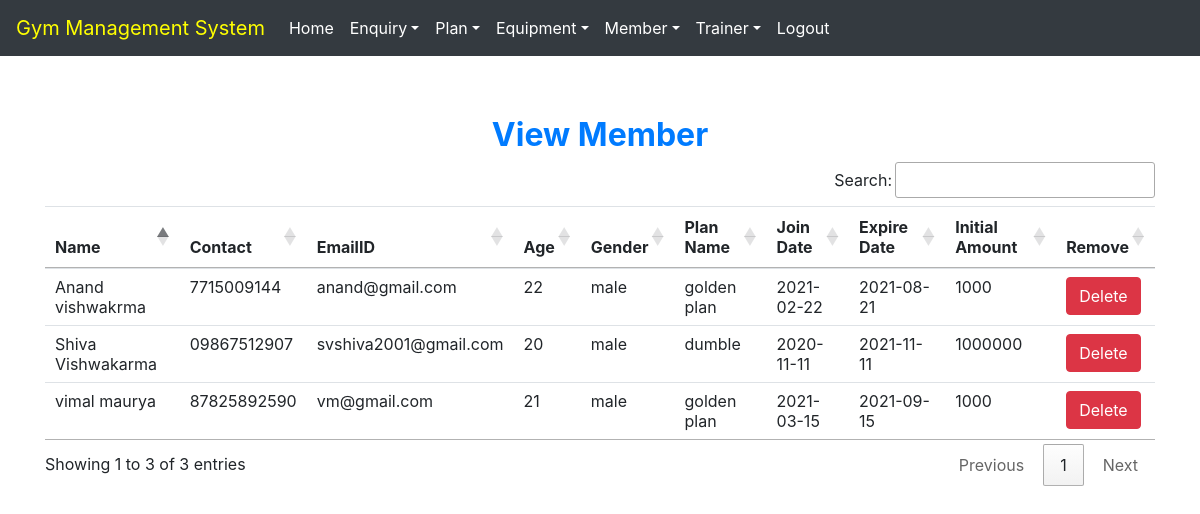
Page /view_member (signed in) on the committed database.
### gym/models.py (models this page shows, shortened)
class Member(models.Model):
    name = models.CharField(max_length=50)
    contact = models.CharField(max_length=10)
    emailid = models.CharField(max_length=50)
    age = models.CharField(max_length=10)
    gender = models.CharField(max_length=10)
    plan = models.CharField(max_length=40)
    joindate = models.CharField(max_length=40)
    expiredate = models.CharField(max_length=40)
    initialamount = models.CharField(max_length=10)

### gym/views.py (the view)
# urls.py: path('view_member', View_Member, name='view_member'),
def View_Member(request):
    if not request.user.is_staff:
        return redirect('login')
    member = Member.objects.all()
    d = {'mem': member}
    return render(request, "view_member.html", d)

### gym/templates/view_member.html (shortened to what this page needs)
{% extends 'navigationbar.html' %}
{% block body %}
<div class="container" style="margin-top:60px">
    <h2 class="text-center text-primary font-weight-bold">View Member</h2>
    <table id="example" class="table table-hover">
        <thead>
        <tr>
            <th>Name</th>
            <th>Contact</th>
            <th>EmailID</th>
            <th>Age</th>
            <th>Gender</th>
            <th>Plan Name</th>
            <th>Join Date</th>
            <th>Expire Date</th>
            <th>Initial Amount</th>
            <th>Remove</th>
        </tr>
        </thead>
        <tbody>
        {% for i in mem %}
        <tr>
            <td>{{i.name}}</td>
            <td>{{i.contact}}</td>
            <td>{{i.emailid}}</td>
            <td>{{i.age}}</td>
            <td>{{i.gender}}</td>
            <td>{{i.plan}}</td>
            <td>{{i.joindate}}</td>
            <td>{{i.expiredate}}</td>
            <td>{{i.initialamount}}</td>
            <td><a class="btn btn-danger" href="{% url 'delete_member' i.id %}" onclick="return confirm('Are you sure to delete?')">Delete</a> </td>
        </tr>
        {% endfor %}
    </table>
</div>
{% endblock %}

### rows in the picture
Member: name "Shiva Vishwakarma", contact "09867512907", emailid "svshiva2001@gmail.com", age "20", gender "male", plan "dumble", joindate "2020-11-11", expiredate "2021-11-11", initialamount "1000000"
Member: name "vimal maurya", contact "87825892590", emailid "vm@gmail.com", age "21", gender "male", plan "golden plan", joindate "2021-03-15", expiredate "2021-09-15", initialamount "1000"
Member: name "Anand vishwakrma", contact "7715009144", emailid "anand@gmail.com", age "22", gender "male", plan "golden plan", joindate "2021-02-22", expiredate "2021-08-21", initialamount "1000"
